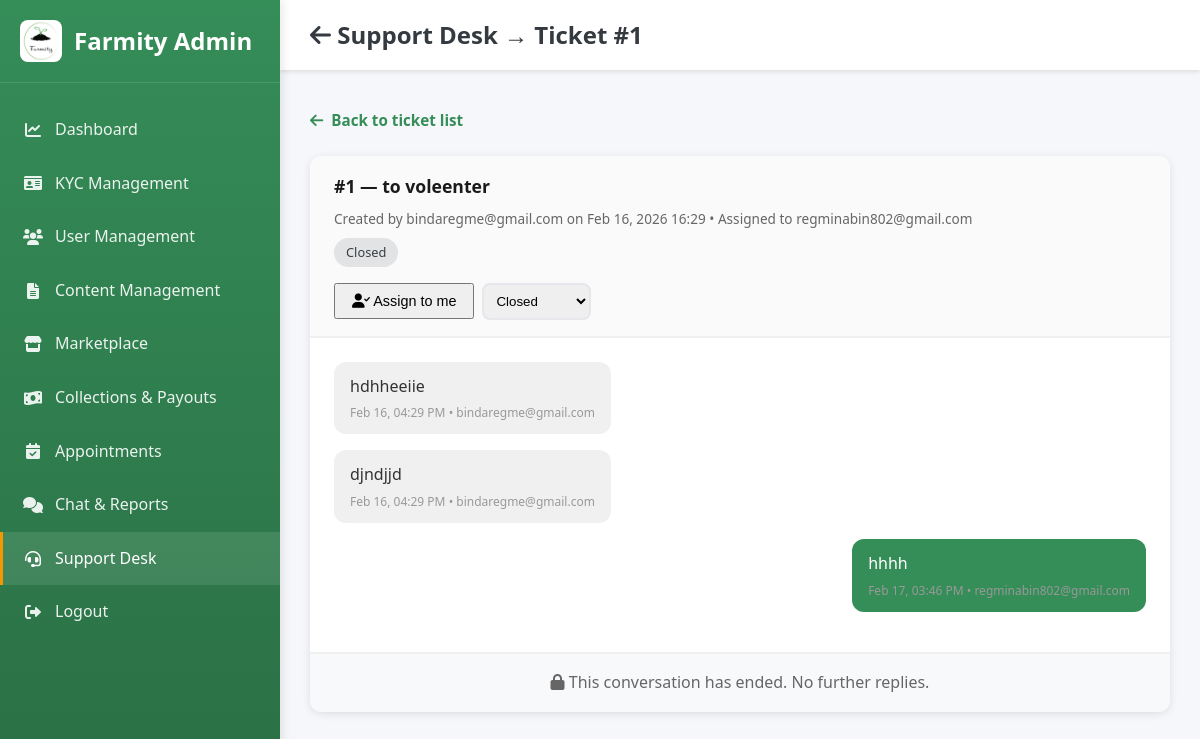
The page /support/ticket/1/ (signed in) on the database its author committed.
### accounts/models.py (models this page shows, shortened)
class SupportTicket(models.Model):
    STATUS_OPEN = 'open'
    STATUS_IN_PROGRESS = 'in_progress'
    STATUS_ANSWERED = 'answered'
    STATUS_CLOSED = 'closed'
    STATUS_CHOICES = (
        (STATUS_OPEN, 'Open'),
        (STATUS_IN_PROGRESS, 'In Progress'),
        (STATUS_ANSWERED, 'Answered'),
        (STATUS_CLOSED, 'Closed'),
    )
    user = models.ForeignKey(User, on_delete=models.CASCADE, related_name='support_tickets')
    subject = models.CharField(max_length=255)
    status = models.CharField(max_length=20, choices=STATUS_CHOICES, default=STATUS_OPEN)
    assigned_to = models.ForeignKey(
        User,
        on_delete=models.SET_NULL,
        null=True,
        blank=True,
        related_name='assigned_support_tickets',
    )
    created_at = models.DateTimeField(auto_now_add=True)
    updated_at = models.DateTimeField(auto_now=True)
    class Meta:
        ordering = ('-updated_at',)

class User(AbstractBaseUser, PermissionsMixin):
    ROLE_CHOICES = (
        ('admin', 'Admin'),
        ('buyer', 'Buyer'),
        ('farmer', 'Farmer'),
        ('agricultural_expert', 'Agricultural Expert'),
        ('vendor', 'Vendor'),
    )
    GENDER_CHOICES = (
        ('male', 'Male'),
        ('female', 'Female'),
        ('other', 'Other'),
    )
    email = models.EmailField(unique=True)
    phone = models.CharField(max_length=10, unique=True, blank=True, null=True)
    gender = models.CharField(max_length=10, choices=GENDER_CHOICES, blank=True, null=True)
    role = models.CharField(max_length=20, choices=ROLE_CHOICES, default='buyer')
    is_active = models.BooleanField(default=True)
    email_verified = models.BooleanField(default=False)
    is_verified = models.BooleanField(default=False)
    is_staff = models.BooleanField(default=False)
    date_joined = models.DateTimeField(auto_now_add=True)
    objects = UserManager()
    USERNAME_FIELD = 'email'
    REQUIRED_FIELDS = []

class SupportMessage(models.Model):
    ticket = models.ForeignKey(SupportTicket, on_delete=models.CASCADE, related_name='messages')
    sender = models.ForeignKey(User, on_delete=models.CASCADE, related_name='support_messages')
    message = models.TextField()
    created_at = models.DateTimeField(auto_now_add=True)
    class Meta:
        ordering = ('created_at',)

### accounts/views.py (the view, shortened to what this page needs)
# urls.py: path('support/ticket/<int:ticket_id>/', support_ticket_detail, name='support_ticket'),
@login_required
def support_ticket_detail(request, ticket_id):
    try:
        ticket = SupportTicket.objects.select_related('user', 'assigned_to').get(id=ticket_id)
    except SupportTicket.DoesNotExist:
        messages.error(request, 'Support ticket not found.')
        return redirect('support_hub')
    is_staff = _is_support_staff(request.user)
    is_owner = ticket.user_id == request.user.id
    if not is_owner and not is_staff:
        messages.error(request, 'You do not have access to this ticket.')
        return redirect('support_hub')
    if is_owner and not is_staff and ticket.status in (SupportTicket.STATUS_ANSWERED, SupportTicket.STATUS_CLOSED):
        messages.info(request, 'This conversation has ended and can no longer be opened.')
        return redirect('support_hub')
    messages_list = SupportMessage.objects.filter(ticket=ticket).select_related('sender').order_by('created_at')
    context = {
        'ticket': ticket,
        'messages_list': messages_list,
        'is_support_staff': is_staff,
    }
    if is_staff:
        context['pending_kyc'] = KYCRequest.objects.filter(status=KYCRequest.STATUS_PENDING).count()
        context['open_support_count'] = SupportTicket.objects.filter(
            status__in=[SupportTicket.STATUS_OPEN, SupportTicket.STATUS_IN_PROGRESS]
        ).count()
        return render(request, 'admin_support_ticket_detail.html', context)
    return render(request, 'support_ticket_detail.html', context)

### accounts/views.py (called while the page is built)
def _is_support_staff(user):
    if user.role == 'admin':
        return True
    return SupportStaffProfile.objects.filter(user=user).exists()

### templates/admin_support_ticket_detail.html (shortened to what this page needs)
<!DOCTYPE html>
<html lang="en">
<head>
    <link rel="stylesheet" href="/static/css/style.css">
    <link href="https://cdnjs.cloudflare.com/ajax/libs/font-awesome/6.0.0/css/all.min.css" rel="stylesheet">
</head>
<body>
    <aside class="sidebar">
        <div class="sidebar-header">
            <img src="/static/images/Farmity%20logo.png" alt="Farmity" class="sidebar-logo-img" style="width:42px;height:42px;object-fit:contain;border-radius:8px;" onerror="this.style.display='none'; this.nextElementSibling.style.display='inline-block';">
            <h2>Farmity Admin</h2>
        </div>
        <nav class="sidebar-menu">
            <a href="{% url 'admin_dashboard' %}" class="menu-item">
                <i class="fas fa-chart-line"></i>
                <span>Dashboard</span>
            </a>
            <a href="{% url 'admin_kyc_management' %}" class="menu-item">
                <i class="fas fa-id-card"></i>
                <span>KYC Management</span>
            </a>
            <a href="{% url 'admin_user_management' %}" class="menu-item">
                <i class="fas fa-users"></i>
                <span>User Management</span>
            </a>
            <a href="{% url 'admin_content_management' %}" class="menu-item">
                <i class="fas fa-file-alt"></i>
                <span>Content Management</span>
            </a>
            <a href="{% url 'admin_marketplace_oversight' %}" class="menu-item">
                <i class="fas fa-store"></i>
                <span>Marketplace</span>
            </a>
            <a href="{% url 'admin_collections_payouts' %}" class="menu-item">
                <i class="fas fa-money-bill-wave"></i>
                <span>Collections & Payouts</span>
            </a>
            <a href="{% url 'admin_appointment_management' %}" class="menu-item">
                <i class="fas fa-calendar-check"></i>
                <span>Appointments</span>
            </a>
            <a href="{% url 'admin_chat_reports' %}" class="menu-item">
                <i class="fas fa-comments"></i>
                <span>Chat & Reports</span>
            </a>
            <a href="{% url 'admin_support_desk' %}" class="menu-item active">
                <i class="fas fa-headset"></i>
                <span>Support Desk</span>
            </a>
            <a href="{% url 'logout' %}" class="menu-item">
                <i class="fas fa-sign-out-alt"></i>
                <span>Logout</span>
            </a>
        </nav>
    </aside>
    <div class="main-content">
        <header class="top-header">
            <h1 class="header-title"><a href="{% url 'admin_support_desk' %}"><i class="fas fa-arrow-left"></i> Support Desk</a> → Ticket #{{ ticket.id }}</h1>
        </header>
        <div class="dashboard-content">
            <a href="{% url 'admin_support_desk' %}" class="btn-back"><i class="fas fa-arrow-left"></i> Back to ticket list</a>
            <div class="support-card">
                <div class="ticket-header">
                    <h2>#{{ ticket.id }} — {{ ticket.subject }}</h2>
                    <div class="meta">
                        Created by {{ ticket.user.email }} on {{ ticket.created_at|date:"M d, Y H:i" }}
                        {% if ticket.assigned_to %} • Assigned to {{ ticket.assigned_to.email }}{% endif %}
                    </div>
                    <span class="ticket-status {{ ticket.status }}">{{ ticket.get_status_display }}</span>
                    <div class="staff-actions">
                        {% if not ticket.assigned_to or ticket.assigned_to_id == request.user.id %}
                        <form method="POST" action="{% url 'support_ticket' ticket.id %}" style="display: inline;">
                            <button type="submit" class="btn-secondary" style="padding: 0.5rem 1rem; font-size: 0.9rem;"><i class="fas fa-user-check"></i> Assign to me</button>
                        </form>
                        {% endif %}
                        <form method="POST" action="{% url 'support_ticket' ticket.id %}" style="display: inline;">
                            <select name="status" onchange="this.form.submit()" style="padding: 0.5rem; border-radius: 8px; border: 2px solid #e5e7eb;">
                                {% for value, label in ticket.STATUS_CHOICES %}
                                <option value="{{ value }}" {% if ticket.status == value %}selected{% endif %}>{{ label }}</option>
                                {% endfor %}
                            </select>
                        </form>
                    </div>
                </div>
                <div class="messages-box">
                    {% if messages_list %}
                        {% for msg in messages_list %}
                        <div class="msg {% if msg.sender_id == request.user.id %}sent{% else %}received{% endif %}">
                            <div class="msg-bubble">
                                {{ msg.message|linebreaksbr }}
                                <div class="msg-meta">{{ msg.created_at|date:"M d, h:i A" }} • {{ msg.sender.email }}</div>
                            </div>
                        </div>
                        {% endfor %}
                    {% else %}
                        <div class="empty-msg">No messages yet.</div>
                    {% endif %}
                </div>
                {% if ticket.status == 'answered' or ticket.status == 'closed' %}
                <div class="conversation-ended" style="padding: 1rem 1.5rem; border-top: 2px solid #f0f0f0; background: #f8f9fa; color: #666; text-align: center;">
                    <i class="fas fa-lock"></i> This conversation has ended. No further replies.
                </div>
                {% endif %}
            </div>
        </div>
    </div>
</body>
</html>

### static/css/style.css (style rules this page uses)
* { margin: 0; padding: 0; box-sizing: border-box; }
html, body { overflow-x: hidden; }
:root { --athens-gray: #E9EBF1; --sea-green: #358D58; --sushi: #A8AD3B; --paarl: #A04A24; --white: #ffffff; --text-dark: #333333; --text-gray: #666666; --border-gray: #dddddd; --light-gray: #f5f5f5; }
body { font-family: 'Segoe UI', Tahoma, Geneva, Verdana, sans-serif; line-height: 1.6; color: var(--text-dark); background: var(--white); }
html, body { height: 100%; margin: 0; padding: 0; }

### templates/admin_support_ticket_detail.html (style rules this page uses)
* { margin: 0; padding: 0; box-sizing: border-box; }
:root { --primary: #358D58; --primary-dark: #2a6f45; --secondary: #F29900; --danger: #dc3545; --sidebar-width: 280px; --header-height: 70px; --dark: #343a40; }
body { font-family: 'Segoe UI', Tahoma, Geneva, Verdana, sans-serif; background: #f5f7fa; color: #333; }
.sidebar { position: fixed; left: 0; top: 0; width: var(--sidebar-width); height: 100vh; background: linear-gradient(180deg, var(--primary) 0%, var(--primary-dark) 100%); color: white; z-index: 1000; overflow-y: auto; box-shadow: 2px 0 10px rgba(0,0,0,0.1); }
.sidebar-header { padding: 20px; border-bottom: 1px solid rgba(255,255,255,0.1); display: flex; align-items: center; gap: 12px; }
.sidebar-header h2 { font-size: 24px; font-weight: 600; }
.sidebar-menu { padding: 20px 0; }
.menu-item { display: flex; align-items: center; gap: 12px; padding: 14px 20px; color: rgba(255,255,255,0.9); text-decoration: none; transition: all 0.3s ease; border-left: 3px solid transparent; }
.menu-item:hover, .menu-item.active { background: rgba(255,255,255,0.1); border-left-color: var(--secondary); color: white; }
.menu-item i { width: 20px; text-align: center; }
.main-content { margin-left: var(--sidebar-width); min-height: 100vh; }
.top-header { background: white; height: var(--header-height); display: flex; align-items: center; justify-content: space-between; padding: 0 30px; box-shadow: 0 2px 4px rgba(0,0,0,0.1); position: sticky; top: 0; z-index: 100; }
.header-title { font-size: 24px; font-weight: 600; color: var(--dark); }
.header-title a { color: inherit; text-decoration: none; }
.dashboard-content { padding: 30px; }
.support-card { background: white; border-radius: 12px; box-shadow: 0 2px 8px rgba(0,0,0,0.1); overflow: hidden; display: flex; flex-direction: column; }
.ticket-header { padding: 1rem 1.5rem; border-bottom: 2px solid #f0f0f0; background: #fafafa; }
.ticket-header h2 { margin: 0 0 0.5rem 0; font-size: 1.1rem; color: #1a1a1a; }
.ticket-header .meta { font-size: 0.85rem; color: #666; }
.ticket-status { display: inline-block; padding: 0.25rem 0.75rem; border-radius: 20px; font-size: 0.8rem; font-weight: 500; margin-top: 0.5rem; }
.ticket-status.closed { background: #e2e3e5; color: #383d41; }
.staff-actions { margin-top: 1rem; display: flex; flex-wrap: wrap; gap: 0.5rem; align-items: center; }
.staff-actions form { display: inline; }
.messages-box { flex: 1; overflow-y: auto; padding: 1.5rem; max-height: 420px; }
.msg { margin-bottom: 1rem; display: flex; }
.msg.sent { flex-direction: row-reverse; }
.msg.received { flex-direction: row; }
.msg-bubble { max-width: 75%; padding: 0.75rem 1rem; border-radius: 12px; }
.msg.sent .msg-bubble { background: var(--primary); color: white; margin-left: auto; }
.msg.received .msg-bubble { background: #f0f0f0; color: #333; }
.msg-meta { font-size: 0.75rem; color: #999; margin-top: 0.25rem; }
.msg.sent .msg-meta { text-align: right; }
.btn-back { display: inline-flex; align-items: center; gap: 0.5rem; padding: 0.5rem 0; margin-bottom: 1rem; color: var(--primary); text-decoration: none; font-weight: 600; font-size: 0.95rem; }

### rows shown on the page
SupportTicket: id "1", subject "to voleenter", user.email "bindaregme@gmail.com", created_at "Feb 16, 2026 16:29", assigned_to.email "regminabin802@gmail.com", status "Closed"
SupportMessage: message "hdhheeiie", created_at "Feb 16, 04:29 PM", sender.email "bindaregme@gmail.com"
SupportMessage: message "djndjjd", created_at "Feb 16, 04:29 PM", sender.email "bindaregme@gmail.com"
SupportMessage: message "hhhh", created_at "Feb 17, 03:46 PM", sender.email "regminabin802@gmail.com"
